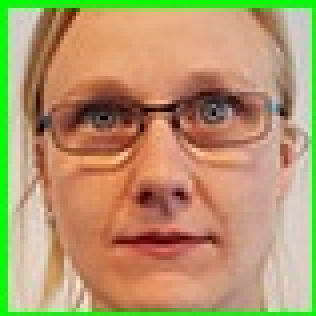
#> input picture facedetect/images_resize/face_of_1.jpg, 79 x 79 px (shown 4 times larger)
$ python color_histogram.py
#> lines starting #> are read from the running program, lines starting #| are printed output that depends on the picture
import cv2
import numpy as np
from matplotlib import pyplot as plt
images = ['../facedetect/images_resize/face_of_1.jpg','../facedetect/images_resize/face_of_2.jpg','../facedetect/images_resize/face_of_3.jpg']
for image in images:
    img = cv2.imread(image, -1)
#> img is the input picture: shape (79, 79, 3); mean B, G, R 109, 151.6, 179.6
    cv2.imshow('1',img)

    color = ('b','g','r')
    for channel,col in enumerate(color):
        histr = cv2.calcHist([img],[channel],None,[256],[0,256])
        plt.plot(histr,color = col)
        plt.xlim([0,256])
    plt.title('Histogram for color scale picture')
    plt.show()
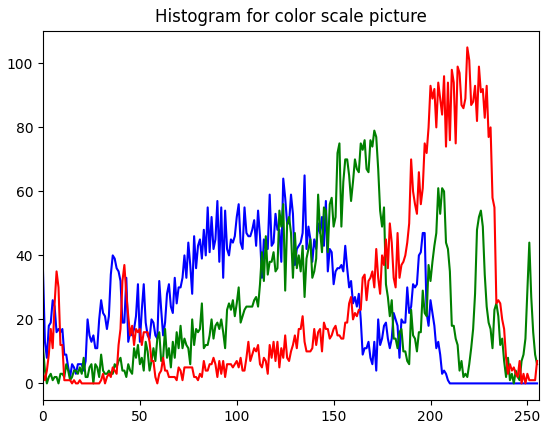
#> figure drawn by matplotlib, 1 panel; curve peaks at x = 135, y = 65; curve peaks at x = 171, y = 79; curve peaks at x = 219, y = 105
#> pass 2 of the loop `for image in images:`:
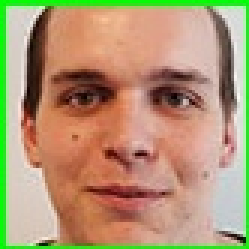
#> input picture facedetect/images_resize/face_of_2.jpg, 83 x 83 px (shown 3 times larger)
#> img is the input picture: shape (83, 83, 3); mean B, G, R 115.8, 151.5, 177.5
#> `plt.show()`:
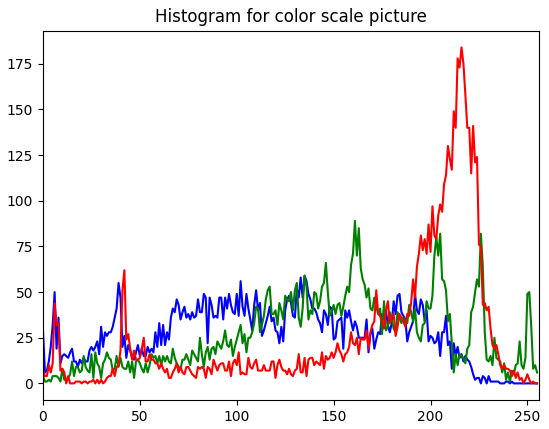
#> figure drawn by matplotlib, 1 panel; curve peaks at x = 135, y = 59; curve peaks at x = 161, y = 89; curve peaks at x = 216, y = 184
#> pass 3 of the loop `for image in images:`:
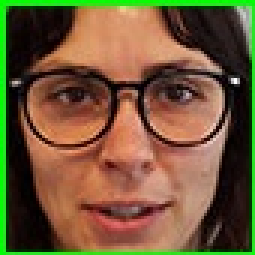
#> input picture facedetect/images_resize/face_of_3.jpg, 85 x 85 px (shown 3 times larger)
#> img is the input picture: shape (85, 85, 3); mean B, G, R 56, 88.9, 112.4
#> `plt.show()`:
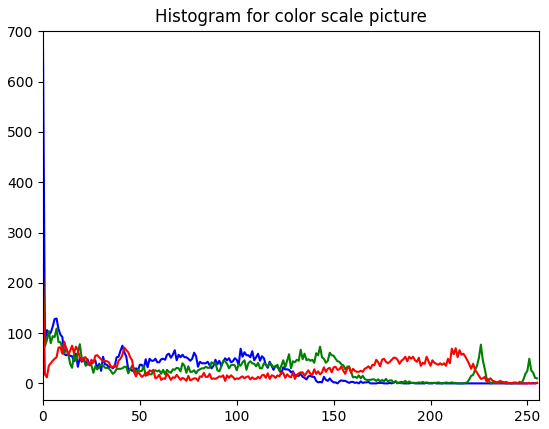
#> figure drawn by matplotlib, 1 panel; curve peaks at x = 0, y = 668; curve peaks at x = 0, y = 215; curve peaks at x = 0, y = 212

while True:
    k = cv2.waitKey(0) & 0xFF
#> (key Esc is pressed here)
    if k == 27:
        break             # ESC key to exit
cv2.destroyAllWindows()
